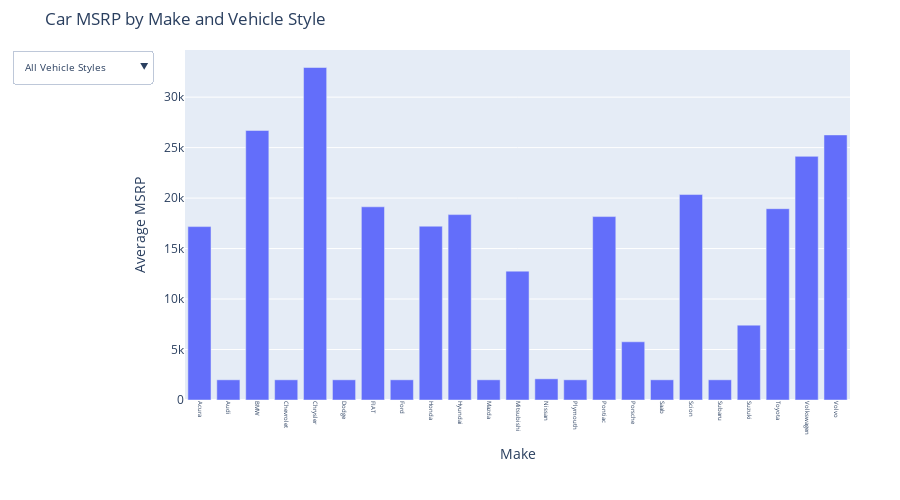

Source (notebook cell):
### Code cell
import pandas as pd
import plotly.graph_objs as go

# 1. Read the CSV file
try:
    df = pd.read_csv('car_data.csv')
except FileNotFoundError:
    print("The file 'car_data.csv' was not found.")
    exit()

# Check if necessary columns exist
required_columns = ['Make', 'Vehicle Style', 'MSRP']
if not all(col in df.columns for col in required_columns):
    print(f"Missing columns in the data: {set(required_columns) - set(df.columns)}")
    exit()

# Ensure 'MSRP' is numeric
df['MSRP'] = pd.to_numeric(df['MSRP'], errors='coerce')

# 2. Dropdown filter with multiple selection
def create_multi_select_chart(df):
    # Prepare data
    grouped_data = df.groupby(['Make', 'Vehicle Style'])['MSRP'].mean().reset_index()
    
    # Create figure with dropdown
    fig = go.Figure()

    # Add traces for each Vehicle Style
    vehicle_styles = grouped_data['Vehicle Style'].unique()
    for style in vehicle_styles:
        style_data = grouped_data[grouped_data['Vehicle Style'] == style]
        fig.add_trace(
            go.Bar(
                x=style_data['Make'], 
                y=style_data['MSRP'], 
                name=style,
                visible=(style == vehicle_styles[0])  # First style visible by default
            )
        )

    # Create visibility list for all styles
    visibility_all = [True] * len(vehicle_styles)

    # Update layout with dropdown
    fig.update_layout(
        updatemenus=[{
            'buttons': [
                # Option to show all vehicle styles
                {
                    'method': 'update',
                    'label': 'All Vehicle Styles',
                    'args': [
                        {
                            'visible': visibility_all
                        },
                        {
                            'title': 'Average Car MSRP - All Vehicle Styles',
                            'barmode': 'stack'  # Set barmode to stack
                        }
                    ]
                }
            ] + [
                {
                    'method': 'update',
                    'label': style,
                    'args': [
                        {'visible': [style == trace.name for trace in fig.data]},
                        {'title': f'Average Car MSRP - {style} Vehicle Style', 'barmode': 'group'}  # Set barmode to group for individual styles
                    ]
                } 
                for style in vehicle_styles
            ],
            'direction': 'down',
            'showactive': True,
            'font': dict(size=10),  # Reduce font size of dropdown menu
        }],
        title='Car MSRP by Make and Vehicle Style',
        xaxis_title='Make',
        yaxis_title='Average MSRP',
        barmode='group',  # Default to group
        height=500,  # Height of the chart
        width=900,   # Width of the chart
        xaxis=dict(
            tickfont=dict(size=6),  # Reduce font size on x-axis
            tickangle=90,  # Rotate x-axis labels for better visibility
            automargin=True  # Automatically adjust margins
        ),
        margin=dict(l=50, r=50, t=50, b=100),  # Adjust margins to fit labels
        legend=dict(
            font=dict(size=8),  # Reduce font size of the legend
        )
    )

    return fig

# Generate the chart
multi_select_chart = create_multi_select_chart(df)

# Display the chart
multi_select_chart.show()

### Figure 1 — Plotly figure (JSON) as saved in the notebook; plotly's stock layout.template omitted (floating-point values rounded to 4 significant figures)
{"data": [{"name": "2dr Hatchback", "type": "bar", "visible": true, "x": ["Acura", "Audi", "BMW", "Chevrolet", "Chrysler", "Dodge", "FIAT", "Ford", "Honda", "Hyundai", "Mazda", "Mitsubishi", "Nissan", "Plymouth", "Pontiac", "Porsche", "Saab", "Scion", "Subaru", "Suzuki", "Toyota", "Volkswagen", "Volvo"], "y": [17180.0, 2000, 26699, 2000, 32935, 2000, 19140.0, 2000, 17220.0, 18360.0, 2000, 12760.0, 2098.0, 2000, 18170.0, 5765.0, 2000, 20350.0, 2000, 7416, 18950, 24130.0, 26260.0]}, {"name": "4dr Hatchback", "type": "bar", "visible": false, "x": ["Acura", "BMW", "Chevrolet", "Dodge", "Ford", "Honda", "Hyundai", "Kia", "Lexus", "Mazda", "Mercedes-Benz", "Mitsubishi", "Nissan", "Plymouth", "Pontiac", "Saab", "Scion", "Subaru", "Suzuki", "Toyota", "Volkswagen"], "y": [51060.0, 55155, 18330.0, 2000, 18470.0, 26370.0, 17630.0, 19380.0, 31570.0, 20810.0, 40930.0, 12880.0, 22240.0, 2000, 18110.0, 2034.0, 15690.0, 21190.0, 16700.0, 22190.0, 28200.0]}, {"name": "4dr SUV", "type": "bar", "visible": false, "x": ["Acura", "Audi", "BMW", "Buick", "Cadillac", "Chevrolet", "Chrysler", "Dodge", "FIAT", "Ford", "GMC", "HUMMER", "Honda", "Hyundai", "Infiniti", "Kia", "Land Rover", "Lexus", "Lincoln", "Maserati", "Mazda", "Mercedes-Benz", "Mitsubishi", "Nissan", "Oldsmobile", "Pontiac", "Porsche", "Saab", "Subaru", "Suzuki", "Toyota", "Volkswagen", "Volvo"], "y": [42960.0, 48630.0, 58540.0, 34000.0, 72550.0, 33550.0, 35790.0, 31180.0, 24620.0, 42030.0, 37480.0, 37749, 28580.0, 30220.0, 45690.0, 31533, 71280.0, 45040.0, 50330.0, 77500, 27140.0, 68400.0, 26100.0, 34290.0, 34020.0, 25100.0, 82510.0, 41685, 28540.0, 21130.0, 40630.0, 41700.0, 45390.0]}, {"name": "Coupe", "type": "bar", "visible": false, "x": ["Acura", "Alfa Romeo", "Aston Martin", "Audi", "BMW", "Bentley", "Bugatti", "Buick", "Cadillac", "Chevrolet", "Chrysler", "Dodge", "Ferrari", "Ford", "Honda", "Hyundai", "Infiniti", "Kia", "Lamborghini", "Lexus", "Lincoln", "Lotus", "Maserati", "Mazda", "McLaren", "Mercedes-Benz", "Nissan", "Oldsmobile", "Plymouth", "Pontiac", "Porsche", "Rolls-Royce", "Scion", "Spyker", "Subaru", "Toyota", "Volkswagen", "Volvo"], "y": [39690.0, 59400, 192900.0, 93590.0, 52450.0, 254300.0, 1757000.0, 2059.0, 45440.0, 38940.0, 19085, 45060.0, 249200.0, 34100.0, 21760.0, 22130.0, 40290.0, 20380.0, 328300.0, 50820.0, 2168.0, 75065, 116000.0, 2000, 229700, 109700.0, 35390.0, 10620.0, 2000, 16190.0, 99140.0, 367400.0, 27520.0, 209990, 16110.0, 15620.0, 2000, 2000]}, {"name": "Sedan", "type": "bar", "visible": false, "x": ["Acura", "Aston Martin", "Audi", "BMW", "Bentley", "Buick", "Cadillac", "Chevrolet", "Chrysler", "Dodge", "Ford", "Genesis", "Honda", "Hyundai", "Infiniti", "Kia", "Lexus", "Lincoln", "Maserati", "Maybach", "Mazda", "Mercedes-Benz", "Mitsubishi", "Nissan", "Oldsmobile", "Plymouth", "Pontiac", "Porsche", "Rolls-Royce", "Saab", "Scion", "Subaru", "Suzuki", "Toyota", "Volkswagen", "Volvo"], "y": [33610.0, 207000.0, 46390.0, 71830.0, 236836, 29570.0, 51180.0, 19880.0, 26100.0, 22520.0, 23260.0, 46620.0, 26030.0, 27670.0, 41080.0, 23810.0, 48860.0, 41670.0, 99020.0, 426900.0, 19740.0, 48830.0, 24060.0, 22600.0, 9139.0, 2768.0, 20650.0, 123300.0, 327000.0, 36780.0, 16250, 26190.0, 17970.0, 24800.0, 30800.0, 22290.0]}, {"name": "Wagon", "type": "bar", "visible": false, "x": ["Acura", "Audi", "BMW", "Buick", "Cadillac", "Chevrolet", "Chrysler", "Dodge", "FIAT", "Ford", "Kia", "Lexus", "Lincoln", "Mazda", "Mercedes-Benz", "Nissan", "Oldsmobile", "Plymouth", "Pontiac", "Saab", "Scion", "Subaru", "Suzuki", "Toyota", "Volkswagen", "Volvo"], "y": [33560, 33894, 43270.0, 2053, 47364, 15825, 26370.0, 24780.0, 22120.0, 30070.0, 18220.0, 31105, 44950.0, 16675, 43069, 17500, 2000, 2000, 6952.0, 34150.0, 18440.0, 2000, 15540.0, 31740.0, 26390.0, 26270.0]}, {"name": "Convertible", "type": "bar", "visible": false, "x": ["Alfa Romeo", "Aston Martin", "Audi", "BMW", "Bentley", "Buick", "Cadillac", "Chevrolet", "Chrysler", "Dodge", "FIAT", "Ferrari", "Ford", "Honda", "Infiniti", "Lamborghini", "Lexus", "Lotus", "Maserati", "Maybach", "Mazda", "McLaren", "Mercedes-Benz", "Mitsubishi", "Nissan", "Oldsmobile", "Plymouth", "Pontiac", "Porsche", "Rolls-Royce", "Saab", "Spyker", "Toyota", "Volkswagen", "Volvo"], "y": [64900, 203400.0, 70030.0, 63810.0, 250500.0, 25620.0, 70400.0, 62835, 24230.0, 2000, 23430.0, 214700.0, 34760.0, 36020.0, 46670.0, 336400.0, 52450.0, 51660.0, 130200.0, 1381375, 28080.0, 280225, 104600.0, 29980.0, 39070.0, 2000, 28540.0, 22550.0, 115500.0, 428273, 28760.0, 219990, 25780.0, 27670.0, 40530.0]}, {"name": "Passenger Minivan", "type": "bar", "visible": false, "x": ["Buick", "Chevrolet", "Chrysler", "Dodge", "Ford", "GMC", "Honda", "Hyundai", "Kia", "Mazda", "Mercedes-Benz", "Mitsubishi", "Nissan", "Oldsmobile", "Plymouth", "Pontiac", "Toyota", "Volkswagen"], "y": [30010.0, 24930.0, 29750.0, 25340.0, 22590.0, 25105, 36879, 26615, 32980.0, 23320.0, 32500, 2000, 22960.0, 32800.0, 2113.0, 20820.0, 30040.0, 29240.0]}, {"name": "Crew Cab Pickup", "type": "bar", "visible": false, "x": ["Cadillac", "Chevrolet", "Dodge", "Ford", "GMC", "HUMMER", "Honda", "Lincoln", "Mitsubishi", "Nissan", "Subaru", "Suzuki", "Toyota"], "y": [66570.0, 39260.0, 31410.0, 41570.0, 39060.0, 34630.0, 34100.0, 41210.0, 26690, 32730.0, 24400.0, 27650.0, 36850.0]}, {"name": "2dr SUV", "type": "bar", "visible": false, "x": ["Chevrolet", "Dodge", "Ford", "GMC", "Land Rover", "Mazda", "Suzuki"], "y": [13810.0, 2000, 16130.0, 7129.0, 39700.0, 2000, 2000]}, {"name": "Cargo Minivan", "type": "bar", "visible": false, "x": ["Chevrolet", "Dodge", "Ford", "GMC", "Mercedes-Benz", "Mitsubishi", "Nissan"], "y": [20010.0, 20170.0, 19700, 23790.0, 28950, 2000, 21440.0]}, {"name": "Cargo Van", "type": "bar", "visible": false, "x": ["Chevrolet", "Dodge", "Ford", "GMC"], "y": [8299.0, 12540.0, 20610.0, 21910.0]}, {"name": "Convertible SUV", "type": "bar", "visible": false, "x": ["Chevrolet", "Land Rover", "Nissan", "Suzuki"], "y": [17720.0, 48577, 43690.0, 7512.0]}, {"name": "Extended Cab Pickup", "type": "bar", "visible": false, "x": ["Chevrolet", "Dodge", "Ford", "GMC", "Mazda", "Mitsubishi", "Nissan", "Suzuki", "Toyota"], "y": [24170.0, 16300.0, 23810.0, 27900.0, 11600.0, 19190.0, 20530.0, 21640.0, 26250.0]}, {"name": "Passenger Van", "type": "bar", "visible": false, "x": ["Chevrolet", "Dodge", "Ford", "GMC"], "y": [28560.0, 14140.0, 32840.0, 28560.0]}, {"name": "Regular Cab Pickup", "type": "bar", "visible": false, "x": ["Chevrolet", "Dodge", "Ford", "GMC", "Mazda", "Mitsubishi", "Nissan", "Toyota"], "y": [19820.0, 14850.0, 17800.0, 25180.0, 9155.0, 2000, 2213.0, 17590.0]}], "layout": {"barmode": "group", "height": 500, "legend": {"font": {"size": 8}}, "margin": {"b": 100, "l": 50, "r": 50, "t": 50}, "title": {"text": "Car MSRP by Make and Vehicle Style"}, "updatemenus": [{"buttons": [{"args": [{"visible": [true, true, true, true, true, true, true, true, true, true, true, true, true, true, true, true]}, {"barmode": "stack", "title": "Average Car MSRP - All Vehicle Styles"}], "label": "All Vehicle Styles", "method": "update"}, {"args": [{"visible": [true, false, false, false, false, false, false, false, false, false, false, false, false, false, false, false]}, {"barmode": "group", "title": "Average Car MSRP - 2dr Hatchback Vehicle Style"}], "label": "2dr Hatchback", "method": "update"}, {"args": [{"visible": [false, true, false, false, false, false, false, false, false, false, false, false, false, false, false, false]}, {"barmode": "group", "title": "Average Car MSRP - 4dr Hatchback Vehicle Style"}], "label": "4dr Hatchback", "method": "update"}, {"args": [{"visible": [false, false, true, false, false, false, false, false, false, false, false, false, false, false, false, false]}, {"barmode": "group", "title": "Average Car MSRP - 4dr SUV Vehicle Style"}], "label": "4dr SUV", "method": "update"}, {"args": [{"visible": [false, false, false, true, false, false, false, false, false, false, false, false, false, false, false, false]}, {"barmode": "group", "title": "Average Car MSRP - Coupe Vehicle Style"}], "label": "Coupe", "method": "update"}, {"args": [{"visible": [false, false, false, false, true, false, false, false, false, false, false, false, false, false, false, false]}, {"barmode": "group", "title": "Average Car MSRP - Sedan Vehicle Style"}], "label": "Sedan", "method": "update"}, {"args": [{"visible": [false, false, false, false, false, true, false, false, false, false, false, false, false, false, false, false]}, {"barmode": "group", "title": "Average Car MSRP - Wagon Vehicle Style"}], "label": "Wagon", "method": "update"}, {"args": [{"visible": [false, false, false, false, false, false, true, false, false, false, false, false, false, false, false, false]}, {"barmode": "group", "title": "Average Car MSRP - Convertible Vehicle Style"}], "label": "Convertible", "method": "update"}, {"args": [{"visible": [false, false, false, false, false, false, false, true, false, false, false, false, false, false, false, false]}, {"barmode": "group", "title": "Average Car MSRP - Passenger Minivan Vehicle Style"}], "label": "Passenger Minivan", "method": "update"}, {"args": [{"visible": [false, false, false, false, false, false, false, false, true, false, false, false, false, false, false, false]}, {"barmode": "group", "title": "Average Car MSRP - Crew Cab Pickup Vehicle Style"}], "label": "Crew Cab Pickup", "method": "update"}, {"args": [{"visible": [false, false, false, false, false, false, false, false, false, true, false, false, false, false, false, false]}, {"barmode": "group", "title": "Average Car MSRP - 2dr SUV Vehicle Style"}], "label": "2dr SUV", "method": "update"}, {"args": [{"visible": [false, false, false, false, false, false, false, false, false, false, true, false, false, false, false, false]}, {"barmode": "group", "title": "Average Car MSRP - Cargo Minivan Vehicle Style"}], "label": "Cargo Minivan", "method": "update"}, {"args": [{"visible": [false, false, false, false, false, false, false, false, false, false, false, true, false, false, false, false]}, {"barmode": "group", "title": "Average Car MSRP - Cargo Van Vehicle Style"}], "label": "Cargo Van", "method": "update"}, {"args": [{"visible": [false, false, false, false, false, false, false, false, false, false, false, false, true, false, false, false]}, {"barmode": "group", "title": "Average Car MSRP - Convertible SUV Vehicle Style"}], "label": "Convertible SUV", "method": "update"}, {"args": [{"visible": [false, false, false, false, false, false, false, false, false, false, false, false, false, true, false, false]}, {"barmode": "group", "title": "Average Car MSRP - Extended Cab Pickup Vehicle Style"}], "label": "Extended Cab Pickup", "method": "update"}, {"args": [{"visible": [false, false, false, false, false, false, false, false, false, false, false, false, false, false, true, false]}, {"barmode": "group", "title": "Average Car MSRP - Passenger Van Vehicle Style"}], "label": "Passenger Van", "method": "update"}, {"args": [{"visible": [false, false, false, false, false, false, false, false, false, false, false, false, false, false, false, true]}, {"barmode": "group", "title": "Average Car MSRP - Regular Cab Pickup Vehicle Style"}], "label": "Regular Cab Pickup", "method": "update"}], "direction": "down", "font": {"size": 10}, "showactive": true}], "width": 900, "xaxis": {"automargin": true, "tickangle": 90, "tickfont": {"size": 6}, "title": {"text": "Make"}}, "yaxis": {"title": {"text": "Average MSRP"}}}}
